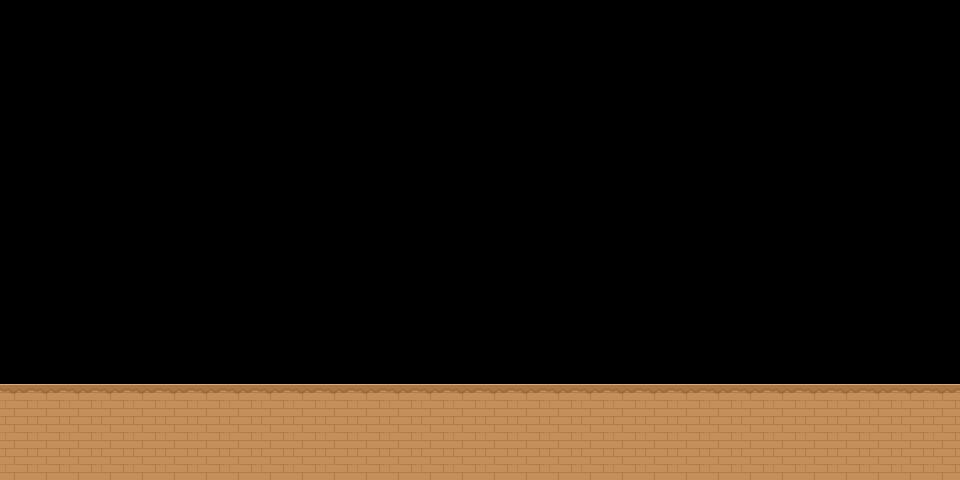

This game map was drawn from its Tiled (.tmx) file and the tilesets committed beside it. A one-line description and the trimmed map source follow:
An orthogonal 30x15 tile map with 32x32 px tiles, 1 tile layer (ground).

<map version="1.0" orientation="orthogonal" renderorder="right-down" width="30" height="15" tilewidth="32" tileheight="32">
 <tileset firstgid="1" name="hobocalypse_tiles" tilewidth="32" tileheight="32">
  <image source="../img/map/hobocalypse_tiles.png" width="640" height="640" />
 </tileset>
 <layer name="ground" width="30" height="15">
  <data>[450 cells, 90 non-empty, 2 distinct tile ids]</data>
 </layer>
</map>
